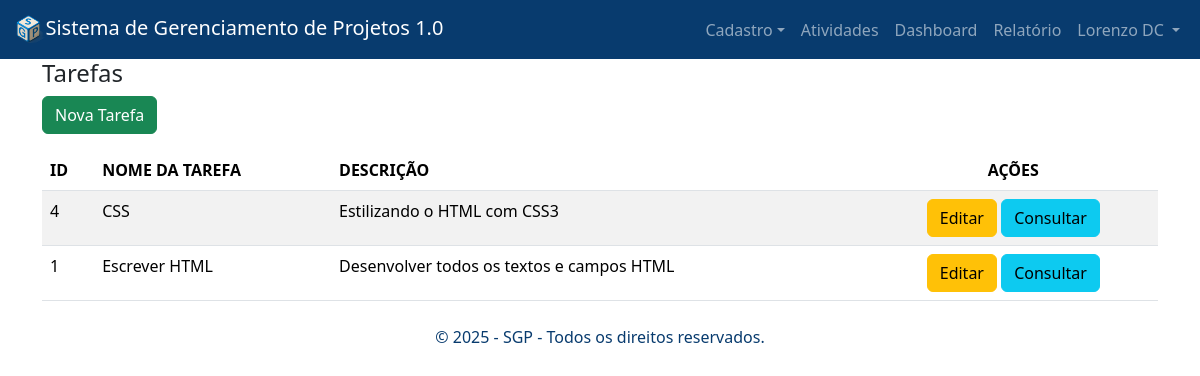
The page /tarefas.php (signed in) on the database its author committed.
### tables this page shows
CREATE TABLE `tarefas` (
  `id` int NOT NULL AUTO_INCREMENT,
  `nome` varchar(100) NOT NULL,
  `descricao` text NOT NULL,
  `data_inicio` date DEFAULT NULL,
  `data_fim` date DEFAULT NULL,
  `cliente_id` int DEFAULT NULL,
  PRIMARY KEY (`id`),
  KEY `fk_cliente_tarefa` (`cliente_id`),
  CONSTRAINT `fk_cliente_tarefa` FOREIGN KEY (`cliente_id`) REFERENCES `clientes` (`id`)
);

### tarefas.php (the view, shortened to what this page needs)
<?php
    require_once("header.php");
function retornaTarefas(){
    require("conexao.php");
    try {
        $sql = "SELECT * FROM tarefas ORDER BY id DESC";
        $stmt = $pdo->query($sql);
        return $stmt->fetchAll();
    } catch (Exception $e) {
        die("Erro ao consultar as tarefas: " . $e->getMessage());
    }
}
$tarefas = retornaTarefas();
?>
<head>
</head>
<h4>Tarefas</h4>
<a href="nova_tarefa.php" class="btn btn-success mb-3">Nova Tarefa</a>
<table class="table table-hover table-striped" id="tabela">
    <thead>
        <tr>
            <th>ID</th>
            <th>NOME DA TAREFA</th>
            <th>DESCRIÇÃO</th>
            <th style="text-align: center;">AÇÕES</th>
        </tr>
    </thead>
    <tbody>
        <?php foreach($tarefas as $t): ?>
            <tr>
                <td><?= $t['id'] ?></td>
                <td><?= htmlspecialchars($t['nome']) ?></td>
                <td><?= htmlspecialchars($t['descricao']) ?></td>
                <td style="text-align: center;">
                    <a href="editar_tarefas.php?id=<?= $t['id'] ?>" class="btn btn-warning">Editar</a>
                    <a href="consultar_tarefas.php?id=<?= $t['id'] ?>" class="btn btn-info">Consultar</a>
                </td>
            </tr>
        <?php endforeach; ?>
    </tbody>
</table>
<?php
    require_once("footer.php");
?>

### rows shown on the page
tarefas: id "4", nome "CSS", descricao "Estilizando o HTML com CSS3"
tarefas: id "1", nome "Escrever HTML", descricao "Desenvolver todos os textos e campos HTML"

### other values the page prints
$_SESSION['usuario'] "Lorenzo DC"
